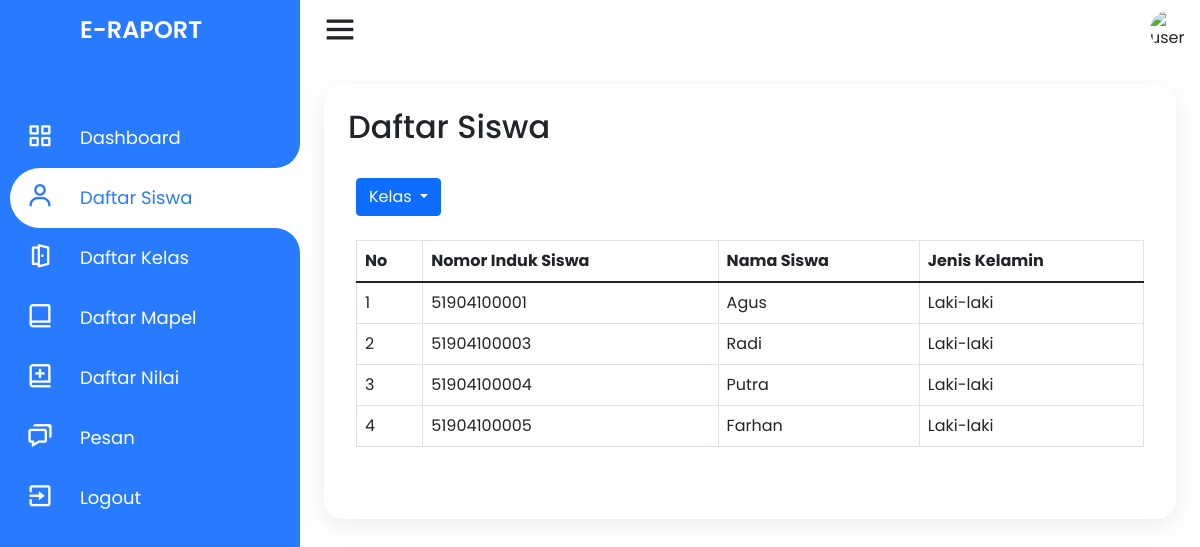
The app's page /guru/daftar-siswa.php (signed in), older data.
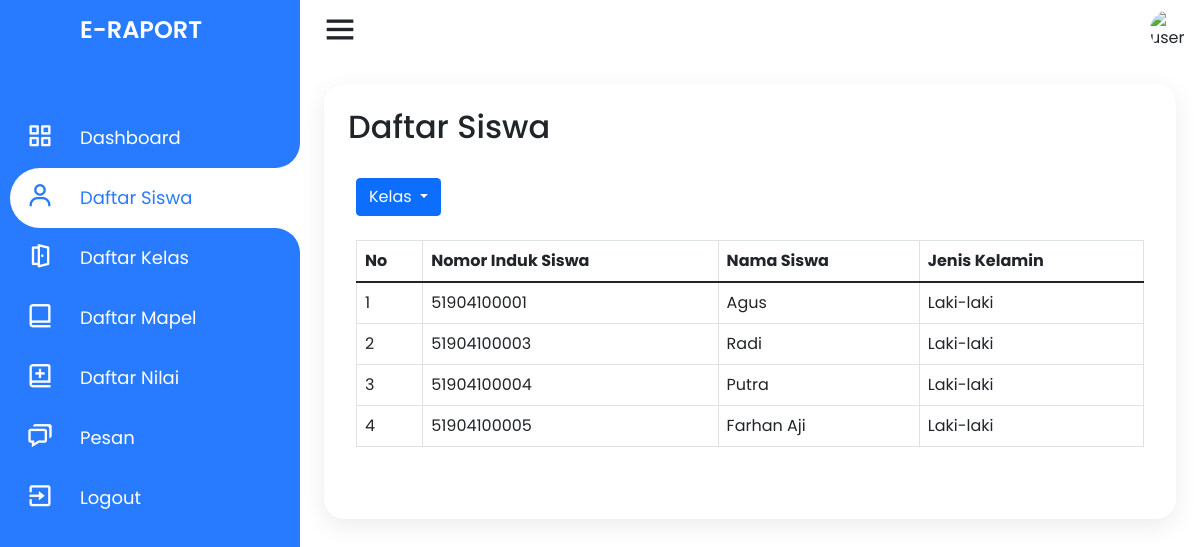
The same page, newer data.
### tables this page shows
CREATE TABLE `siswa` (
  `nis` varchar(11) NOT NULL,
  `nama_siswa` varchar(50) NOT NULL,
  `jenis_kelamin` enum('Laki-laki','Perempuan') NOT NULL,
  `alamat` text NOT NULL,
  `email` varchar(50) NOT NULL,
  `no_telp` varchar(14) NOT NULL,
  `agama` enum('Islam','Kristen','Katolik','Hindu','Buddha','Konghuchu') NOT NULL,
  `id_kelas` int(11) NOT NULL,
  `tanggal_lahir` date NOT NULL,
  `password` varchar(255) NOT NULL,
  PRIMARY KEY (`nis`),
  KEY `siswa_ibfk_1` (`id_kelas`),
  CONSTRAINT `siswa_ibfk_1` FOREIGN KEY (`id_kelas`) REFERENCES `kelas` (`id_kelas`) ON DELETE CASCADE ON UPDATE CASCADE
);

### model/siswa.php (called while the page is built, shortened)
<?php
require_once dirname(__FILE__) .'/../connection.php';
class Siswa {
    public function get_daftar_siswa_by_kelas($id_kelas, $limit, $offset)
    {
        global $conn;
        $query = "SELECT * FROM siswa WHERE id_kelas = $id_kelas LIMIT $limit OFFSET $offset";
        $result = $conn->query($query);
        if ($result) {
            return $result;
        } else {
            return false;
        }
    }
}
?>

### guru/daftar-siswa.php (the view, shortened to what the changed rows need)
<?php
require_once dirname(__FILE__) . '/../model/kelas.php';
require_once dirname(__FILE__) . '/../model/siswa.php';
if (!isset($_GET['p'])) {
    $page_no = 1;
} else {
    $page_no = $_GET['p'];
}
if (!isset($_GET['kls'])) {
    $kelas_id = 1;
} else {
    $kelas_id = $_GET['kls'];
}
$records_per_page = 30;
$offset = ($page_no - 1) * $records_per_page;
$siswa = new Siswa();
?>
<!DOCTYPE html>
<html lang="en" dir="ltr">
<head>
    <link rel="stylesheet" href="style.css">
    <link href='https://unpkg.com/boxicons@2.0.7/css/boxicons.min.css' rel='stylesheet'>
    <link href="https://cdn.jsdelivr.net/npm/bootstrap@5.1.3/dist/css/bootstrap.min.css" rel="stylesheet">
    <link rel="stylesheet" href="../assets/css/style.css">
</head>
<body>
    <div class="container">
        <div class="navigation">
            <ul>
                <li>
                    <a href="#">
                        <h1 class="title">E-Raport</h1>
                    </a>
                </li>
            </ul>
        </div>
    </div>
    <div class="main">
        <div class="konten">
            <h2 class="konten_title">
                Daftar Siswa
            </h2>
            <div class="konten_isi">
                <div class="konten_table table-responsive">
                    <table class="table table-bordered">
                        <thead>
                            <tr>
                                <th>No</th>
                                <th>Nomor Induk Siswa</th>
                                <th>Nama Siswa</th>
                                <th>Jenis Kelamin</th>
                            </tr>
                        </thead>
                        <tbody>
                            <?php
                            $result_siswa = $siswa->get_daftar_siswa_by_kelas($kelas_id, $records_per_page, $offset);
                            $no = 1;
                            if ($result_siswa && $result_siswa->num_rows > 0) {
                                while ($row = $result_siswa->fetch_assoc()) {
                            ?>
                                    <tr>
                                        <td><?php echo $no ?></td>
                                        <td><?php echo $row['nis'] ?></td>
                                        <td><?php echo $row['nama_siswa'] ?></td>
                                        <td><?php echo $row['jenis_kelamin'] ?></td>
                                    </tr>
                            <?php
                                    $no++;
                                }
                            }
                            ?>
                        </tbody>
                    </table>
                </div>
            </div>
        </div>
</body>
</html>

Row changes from the older to the newer data that the page shows:
changed siswa id 51904100005: nama_siswa "Farhan" → "Farhan Aji"
